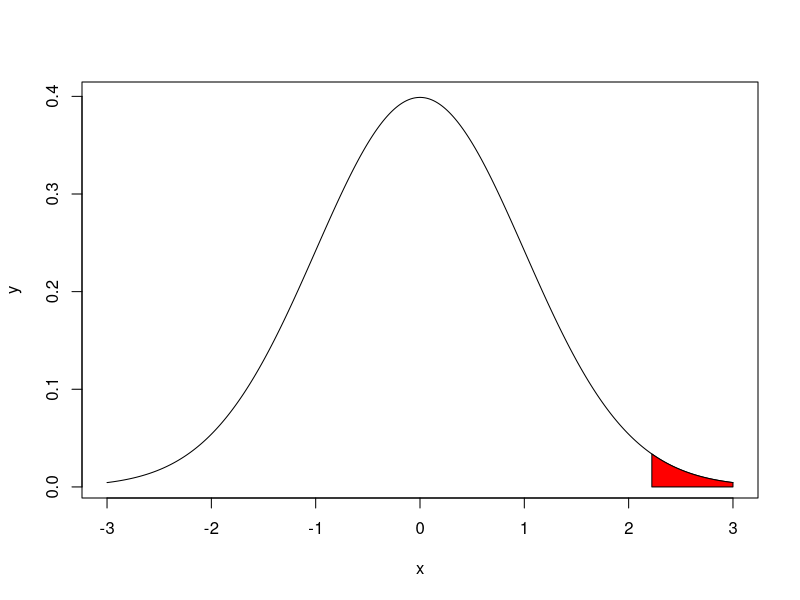
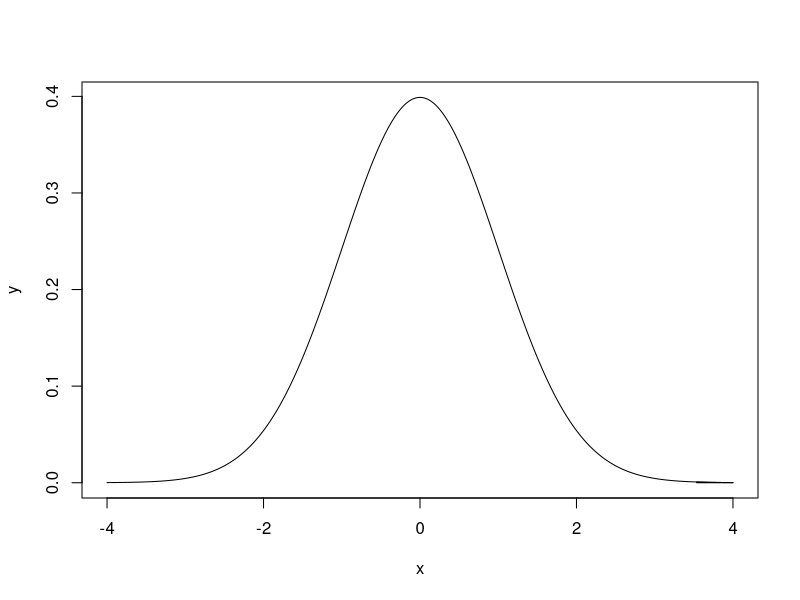
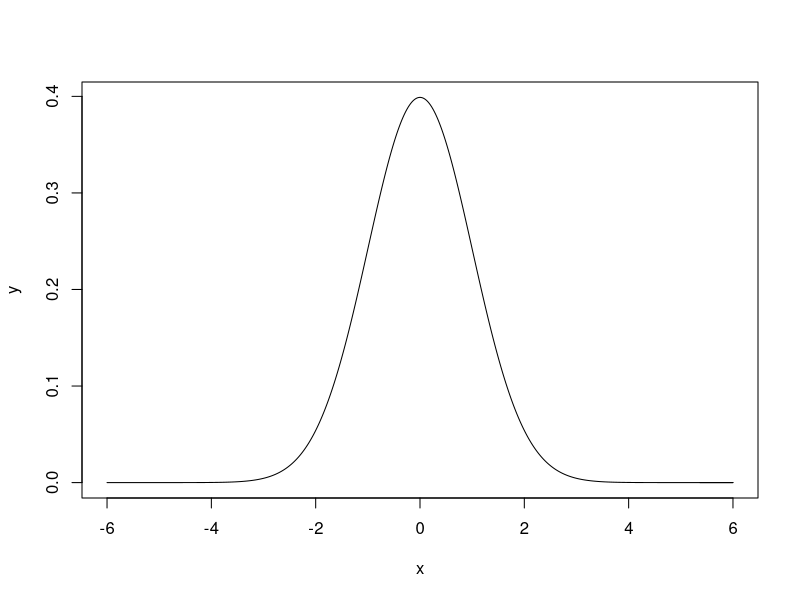
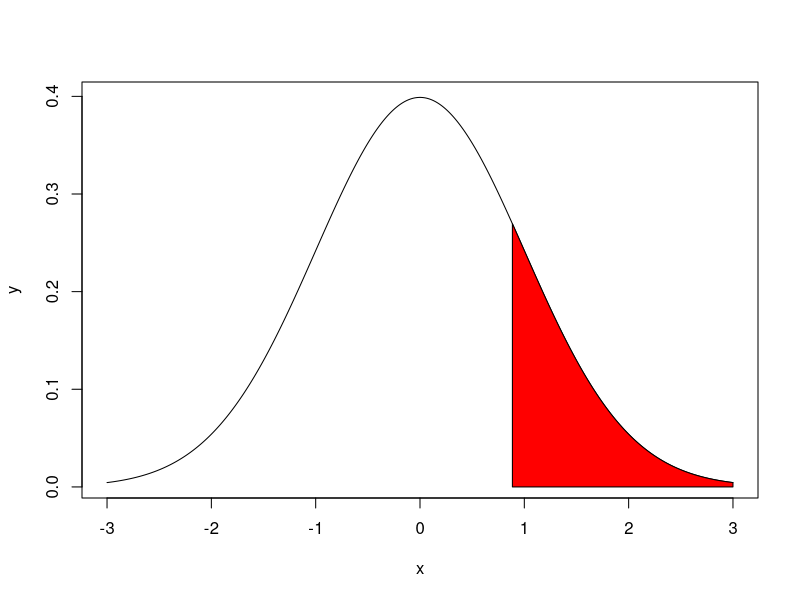

Recreate these plots in R, in order.
#Problem 1

n=100                           #Ho:xbar=mu  || mu=1600
xbar=1580                       #H1:xbar!=mu || mu!=1600
sigma=90
mu=1600

z=abs((xbar-mu)/(sigma/sqrt(n)))
z

alpha=0.05
zhalfalpha=qnorm(1-(alpha/2))
zhalfalpha
ifelse(z>zhalfalpha,"reject","accept")

x=seq(-3,3,length=500)
y=dnorm(x,mean=0 ,sd=1)
plot(x,y,type= "l")	
x=seq(z,3,length=100)
y=dnorm(x,mean=0,sd=1)
polygon(c(z,x,3),c(0,y,0),col="red")

pval=2*pnorm(z,lower.tail = FALSE)
pval
ifelse(pval<alpha,"reject","accept")



#Problem 2

n=50
xbar=1850                        #Ho:xbar>=mu
sigma=100                        #H1:xbar<mu
mu=1800

z=abs((xbar-mu)/(sigma/sqrt(n)))
z

alpha=0.01
zalpha=qnorm(1-alpha)
zalpha
ifelse(z>zalpha,"reject","accept")

x=seq(-4,4,length=500)
y=dnorm(x,mean=0 ,sd=1)
plot(x,y,type= "l")	
x=seq(z,4,length=100)
y=dnorm(x,mean=0,sd=1)
polygon(c(z,x,4),c(0,y,0),col="red")

pval=2*pnorm(z,lower.tail = FALSE)
pval
ifelse(pval<alpha,"reject","accept")


#Problem 3

P=1/3
p=3240/9000                    #Ho:p=P
n=9000                         #H1:p!=P
Q=1-P
z=abs((p-P)/sqrt((P*Q)/n))
z

alpha=0.05
zhalfalpha=qnorm(1-(alpha/2))
zhalfalpha
ifelse(z>zhalfalpha,"reject","accept")

x=seq(-6,6,length=500)
y=dnorm(x,mean=0 ,sd=1)
plot(x,y,type= "l")	
x=seq(z,6,length=100)
y=dnorm(x,mean=0,sd=1)
polygon(c(z,x,6),c(0,y,0),col="red")

pval=2*pnorm(z,lower.tail = FALSE)
pval
ifelse(pval<alpha,"reject","accept")



#Problem 4

n=40
p=36/40           #Ho:P<=85%    : p<=P
P=85/100          #H1:P>85%     : p>P
Q=1-P
z=abs((p-P)/sqrt((P*Q)/n))
z

alpha=0.05
zalpha=qnorm(1-alpha)
zalpha
ifelse(z>zalpha,"reject","accept")

x=seq(-3,3,length=500)
y=dnorm(x,mean=0 ,sd=1)
plot(x,y,type= "l")	
x=seq(z,3,length=100)
y=dnorm(x,mean=0,sd=1)
polygon(c(z,x,3),c(0,y,0),col="red")

pval=2*pnorm(z,lower.tail = FALSE)
pval
ifelse(pval<alpha,"reject","accept")
